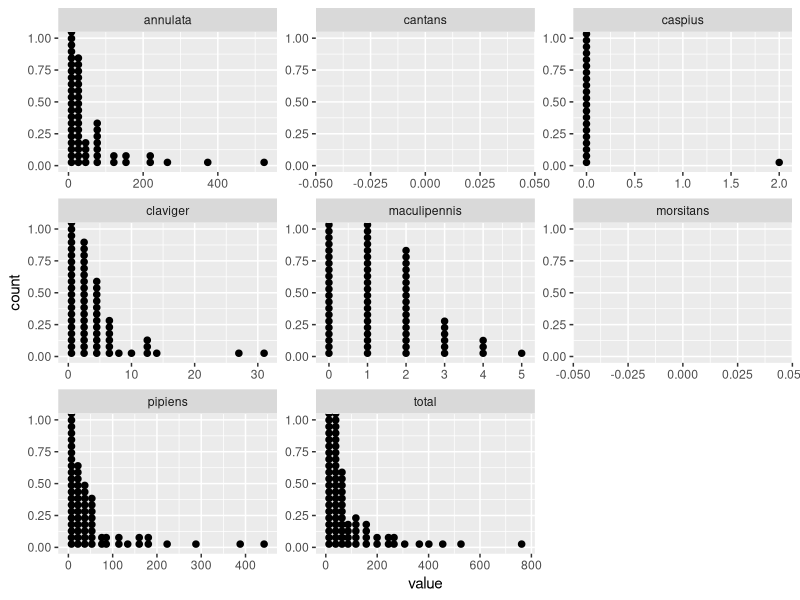
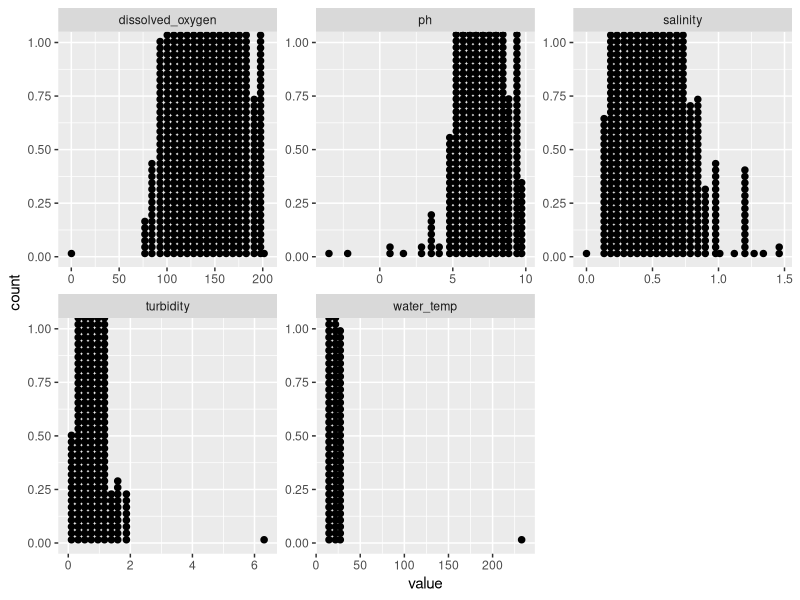
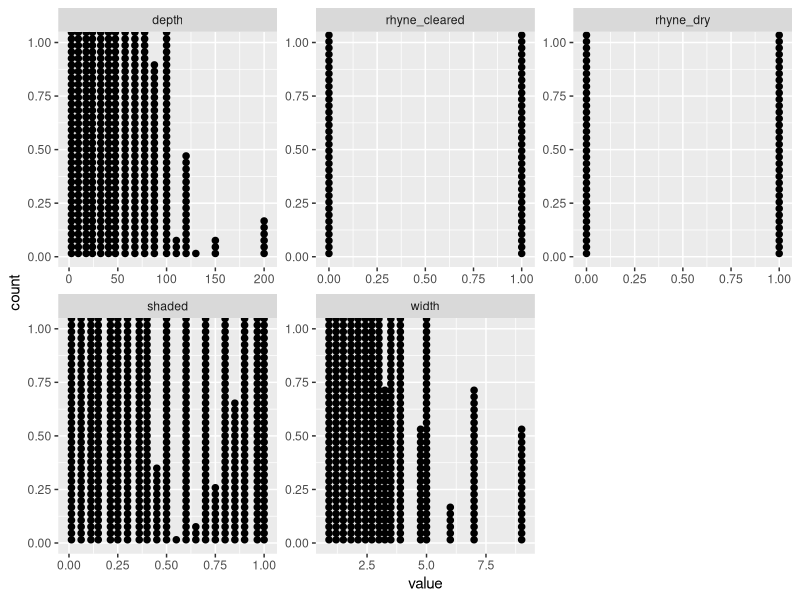

These charts were generated, in order, by the following R code:
library(tidyverse)

rawdat <- read_csv("boral_data.csv")
rawdat$uid = 1:nrow(rawdat)


# convenience functions 

qhist <- function(df) {
  df %>%
    keep(is.numeric) %>% 
    gather() %>% 
    ggplot(aes(value)) +
    facet_wrap(~ key, scales = "free") +
    geom_histogram()
}

qdot <- function(df) {
  df %>%
    keep(is.numeric) %>% 
    gather() %>% 
    ggplot(aes(value)) +
    facet_wrap(~ key, scales = "free") +
    geom_dotplot()
  
}


# location ----------------------------------------------------------------

loc <- rawdat %>% 
  # select 
  select(uid,
         site,
         plot,
         year,
         season,
         location, 
         management,
         dip_point) %>%
  # factor them
  mutate(site = site %>% as.factor,
         plot = plot %>% as.factor,
         year = year %>% as.factor,
         season = season %>% as.factor,
         dip_point = dip_point %>% as.factor,
         management = if_else(management == 1, "Tier1", "Tier3") %>% as.factor)


# abundance ---------------------------------------------------------------

abun <- rawdat %>% 
  select(
    total = totals_n_larvae,
    pipiens = totals_n_cx_pipiens,
    maculipennis = totals_n_an_maculipennis,
    claviger = totals_n_an_claviger,
    annulata = totals_n_cs_annulata,
    morsitans = totals_n_cs_morsitans,
    cantans = totals_n_oc_annulipes_cantans,
    caspius = totals_n_oc_caspius
  )

qdot(abun)


# water chemistry ---------------------------------------------------------

wchem <- rawdat %>% 
  select(
    turbidity,
    salinity,
    water_temp = water_temperature_c,
    dissolved_oxygen,
    ph = p_h_probe
  ) %>% 
  mutate_all(as.numeric)

# some outliers
qdot(wchem)

wchem <- # fixed outliers
  wchem %>% mutate(
    turbidity = ifelse(turbidity > 3, NA, turbidity),
    water_temp = ifelse(water_temp > 40, NA, water_temp),
    ph = ifelse(ph < 0, NA, ph),
    dissolved_oxygen = ifelse(dissolved_oxygen < 50, NA, dissolved_oxygen)
  ) 


# structure ---------------------------------------------------------------

struc <- rawdat %>% 
  select(
    rhyne_dry,
    rhyne_cleared,
    exposure,
    landcover,
    width = average_width_m,
    depth = av_depth_centre_cm,
    shaded = percentage_water_shaded
  ) %>% 
  mutate_at(vars(-landcover), as.numeric) %>% 
  mutate(exposure = exposure %>% as.character,
         shaded = ifelse(shaded > 100, NA, shaded/100))

qdot(struc)

# vegetation --------------------------------------------------------------

vegrem <- function(x) {
  y = str_remove(x, "central_")
  z = str_remove(y, "_percent")
  return(z)
}

veg <- rawdat %>% 
  select(starts_with("central_cover")) %>% 
  rename_all(vegrem) %>% 
  mutate_all(~ ./100)


# bind and pivot ----------------------------------------------------------

data <- bind_cols(loc, abun, struc, wchem, veg) 

tidydata <- 
  data %>% 
  pivot_longer(cols = colnames(abun)[-1],
               names_to = "species",
               values_to = "abundance")



